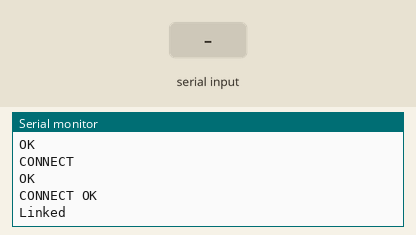
A sketch run on a simulated Arduino Uno, built with avr-gcc and run on an emulated ATmega328P. Parts: the last lines printed to the serial monitor. Inputs (shaded band) come from the test bench. The modem accepts every AT command (registered, SIM ready, sends succeed) and sends nothing else.

Above: at 1.5 s.
1.6 s: "1" received over the second serial link
At 2.2 s:
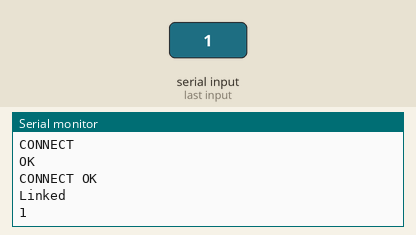
3.1 s: "0" received over the second serial link
At 4.5 s:
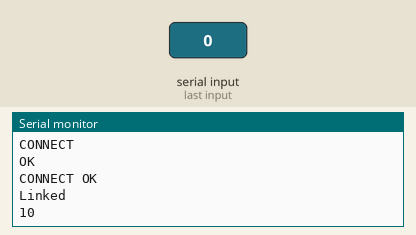

Measured:
- after the input at 1.6 s, the serial monitor: prints a new line at once (image 1)
- after the input at 3.1 s, the serial monitor: prints a new line at once (image 2)

The sketch:

20_esp8266.ino
```cpp
#include <SoftwareSerial.h>

/**
 * AT command
 *
 * AT+RESTORE
 * AT+CWMODE=1
 * AT+RST
 * AT+CWJAP="ssid","password"
 * AT+CIFSR
 * AT+CIPMUX=0
 * AT+CIPMODE=1
 * AT+CIPSTART="TCP","IP",<port number>
 * AT+CIPSEND=5
 * <input 5 charactor like: hello>
 */

SoftwareSerial WifiSerial(10, 11);  //rx, tx

void setup() {
  Serial.begin(115200);
  Serial.println("Begin setup ESP");
  while (!Serial) {
    ;
  }

  Serial.println("Board serial is OK");
  WifiSerial.begin(115200);
  WifiSerial.write("AT+CIPMUX=0\r\n");
  delay(100);
  WifiSerial.write("AT+CIPMODE=1\r\n");
  delay(100);
  WifiSerial.write("AT+CIPSTART=\"TCP\",\"<IP>\",<PORT>\r\n");
  delay(100);
}

void loop() {
  if (WifiSerial.available()) {
    Serial.write(WifiSerial.read());
  }
  if (Serial.available()) {
    WifiSerial.write(Serial.read());
  }
}
```
